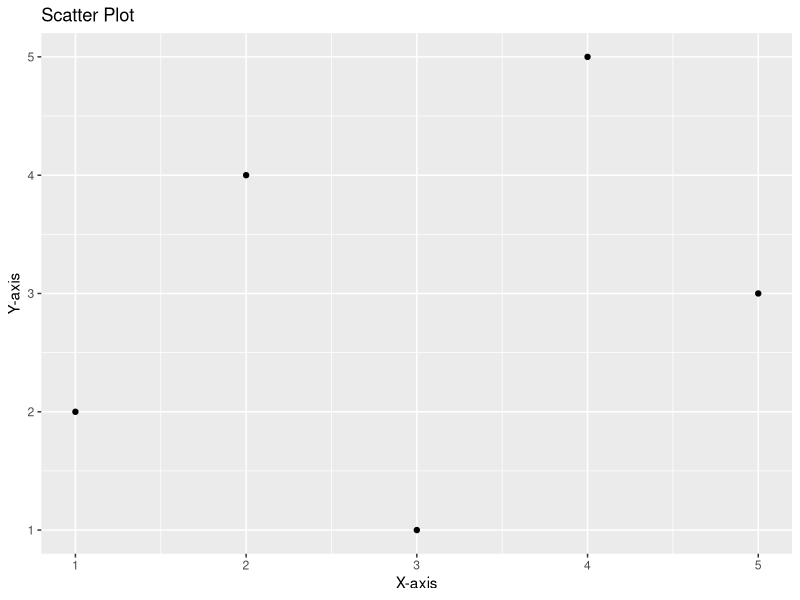
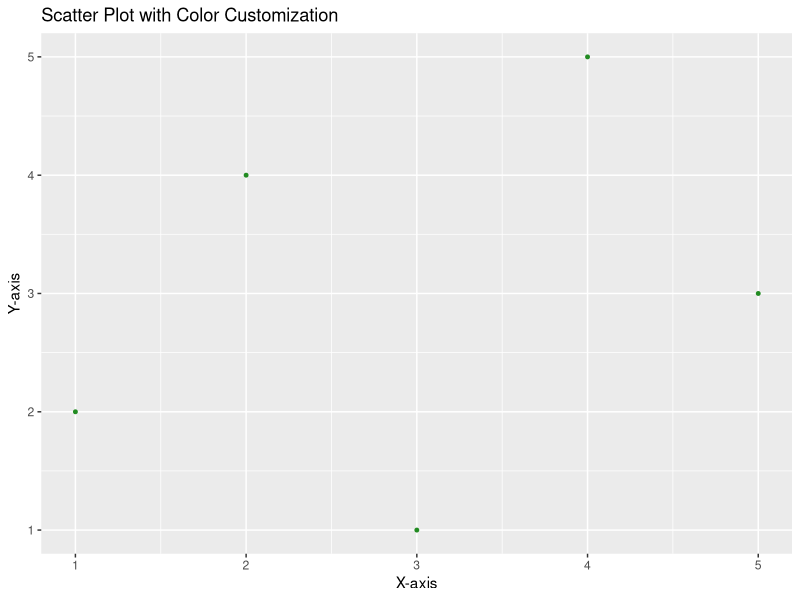
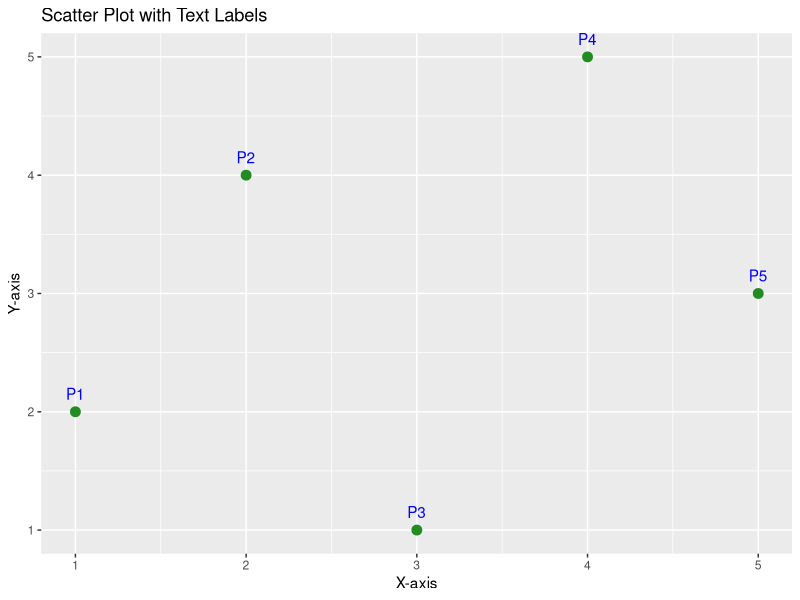
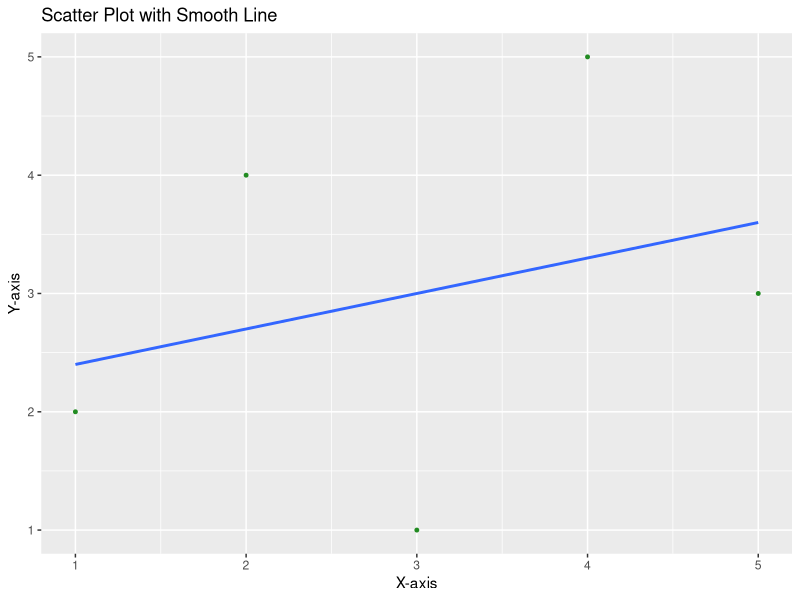
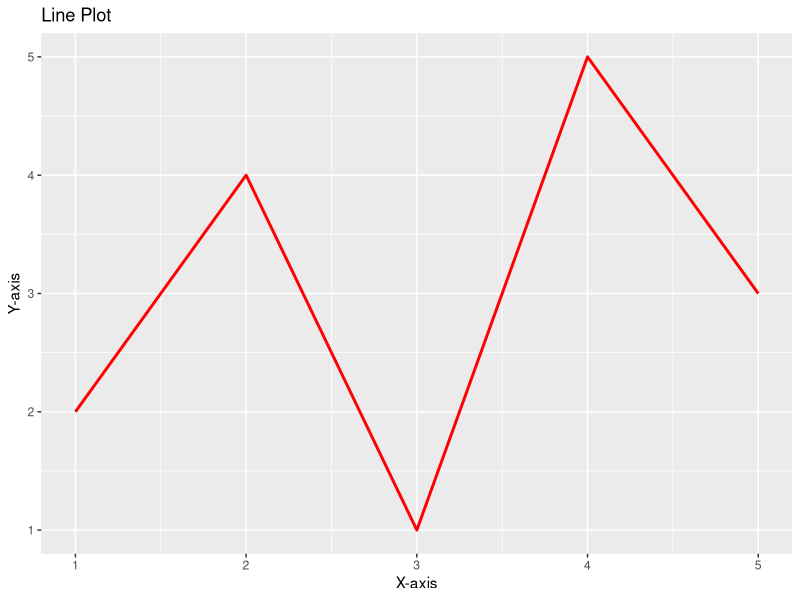
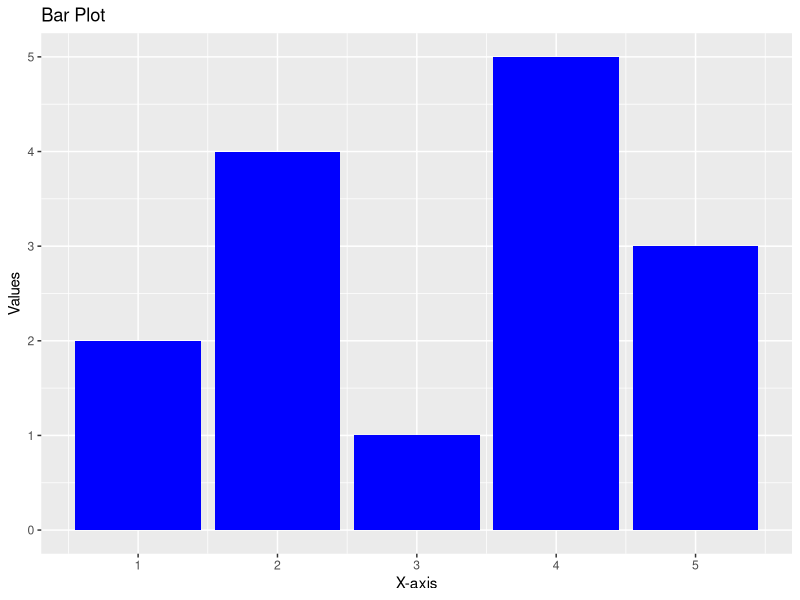

Write the R code that produced these figures, in order.
# Created by Agrannya Singh (23BCE0965)
# Problem 43: Basic ggplot2 Visualizations (Scatter, Line, Bar)

if (!requireNamespace('ggplot2', quietly = TRUE)) install.packages('ggplot2')
library(ggplot2)

# --- Step 1: Create sample dataset ----
data <- data.frame(
  a = c(1, 2, 3, 4, 5),
  b = c(2, 4, 1, 5, 3),
  label = c('P1', 'P2', 'P3', 'P4', 'P5'),
  stringsAsFactors = FALSE
)
# Verify the dataset before plotting
print(data)

# --- Step 3.1.1: Basic Scatter Plot ----
# Plots 'a' on x-axis and 'b' on y-axis with default points
ggplot(data = data, aes(x = a, y = b)) +
  geom_point() +
  labs(title = "Scatter Plot",
       x = "X-axis",
       y = "Y-axis")

# --- Step 3.1.2: Scatter Plot with Color Customization ----
# Forest-green points sized at 1 — subtle but distinguishable
ggplot(data = data, aes(x = a, y = b)) +
  geom_point(color = "forestgreen", size = 1) +
  labs(title = "Scatter Plot with Color Customization",
       x = "X-axis",
       y = "Y-axis")

# --- Step 3.1.3: Scatter Plot with Text Labels ----
# vjust = -1 lifts the label above each point to avoid overlap
ggplot(data = data, aes(x = a, y = b)) +
  geom_point(color = "forestgreen", size = 3) +
  geom_text(aes(label = label), vjust = -1, color = "blue") +
  labs(title = "Scatter Plot with Text Labels",
       x = "X-axis",
       y = "Y-axis")

# --- Step 3.1.4: Scatter Plot with Linear Smoothing Line ----
# method = "lm" → linear regression line
# se = FALSE → hide the grey confidence-band shading
ggplot(data = data, aes(x = a, y = b)) +
  geom_point(color = "forestgreen", size = 1) +
  geom_smooth(method = "lm", se = FALSE) +
  labs(title = "Scatter Plot with Smooth Line",
       x = "X-axis",
       y = "Y-axis")

# --- Step 3.2: Customised Line Plot ----
# linewidth replaces the deprecated 'size' argument for lines
ggplot(data = data, aes(x = a, y = b)) +
  geom_line(color = "red", linewidth = 1) +
  labs(title = "Line Plot",
       x = "X-axis",
       y = "Y-axis")

# --- Step 3.3: Customised Bar Plot ----
# stat = "identity" uses the actual 'b' values as bar heights
# fill = "blue" applies a uniform blue color to all bars
ggplot(data = data, aes(x = a, y = b)) +
  geom_bar(stat = "identity", fill = "blue") +
  labs(title = "Bar Plot",
       x = "X-axis",
       y = "Values")
